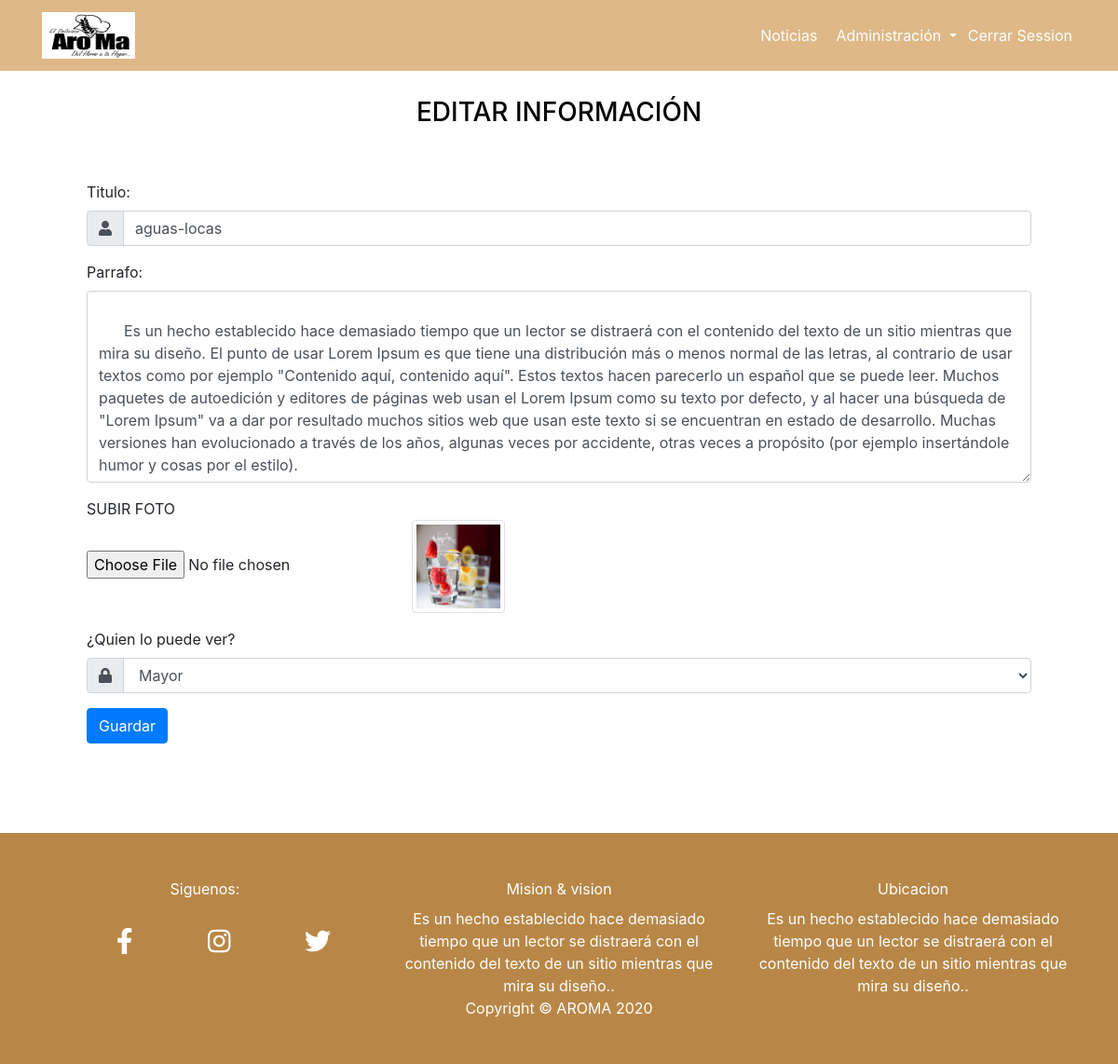
The page /index.php?page=edit-info&id=18 (signed in) on the database its author committed.
### tables this page shows
CREATE TABLE `info` (
  `id` int(11) NOT NULL,
  `titulo` text NOT NULL,
  `texto` text NOT NULL,
  `imagen` text NOT NULL,
  `rol` text NOT NULL
);

### controllers/templeteControlador.php (called while the page is built)
<?php
Class ControllerTemplete {
    public function ctrBingTemplete(){
        include "views/templete.php";
    }
}

### index.php (called while the page is built, shortened)
<?php
require_once "controllers/templeteControlador.php";
require_once "controllers/UsuarioControlador.php";
require_once "controllers/InformacionController.php";
require_once "controllers/NoticiaControlador.php";
require_once "models/ModeloInformacion.php";
$templete = new ControllerTemplete();
$templete-> ctrBingTemplete();

### controllers/InformacionController.php (called while the page is built, shortened)
<?php
class InformacionControlador {
static public function ctrMostarRegistroInfo( $item, $value){
    $table = "info";
    $result = ModeloInformacion::mdlMostrarRegistroInfo($table, $item, $value);
    return $result;
}
}

### models/conexion.php (called while the page is built)
<?php
class Connection {
    static public function connect(){
      $link = new PDO("mysql:host=localhost;
      dbname=panaderia",
      "root",
      "");
      $link ->exec("set names utf8");
      return $link;
    }
}

### models/ModeloInformacion.php (called while the page is built, shortened)
<?php
require_once "conexion.php";
class ModeloInformacion {
   static public function mdlMostrarRegistroInfo($table ,$item, $value){
    if($item != null){
			$stmt = Connection::connect()->prepare("SELECT * FROM $table WHERE $item = :$item");
			$stmt -> bindParam(":".$item, $value, PDO::PARAM_STR);
			$stmt -> execute();
			return $stmt -> fetch();
		}else{
			$stmt = Connection::connect()->prepare("SELECT * FROM $table ORDER by id DESC");
			$stmt -> execute();
			return $stmt -> fetchAll();
		}
  }
}

### views/pages/edit-info.php (the view, shortened to what this page needs)
<?php
  $info = InformacionControlador::ctrMostarRegistroInfo('id', $_GET['id']);
?>
<h3 class="text-center">Editar Información</h1>
  <form class="p-5  col-md-12" method="post" enctype="multipart/form-data">
    <div class="form-group">
      <label for="titulo">Titulo: </label>
      <div class="input-group">
        <div class="input-group-prepend">
          <span class="input-group-text"><i class="fa fa-user" aria-hidden="true"></i>
          </span>
        </div>
        <input type="text" name="titulo" id="titulo" class="form-control" required value="<?php echo $info["titulo"];?>">
      </div>
    </div>
    <div class="form-group">
      <label for="parrafo">Parrafo: </label>
      <div class="input-group">
        <textarea id="parrafo" name="parrafo" class="form-control" rows="8" cols="50">
        <?php echo $info["texto"];?>
      </textarea>
      </div>
    </div>
    <div class="form-group">
              <div class="panel">SUBIR FOTO</div>
              <input type="file" class="imagen" name="imagen">
              <img src="<?php echo $info["imagen"];?>" class="img-thumbnail previsualizar" width="100px">
      </div>
    <div class="form-group">
      <label for="rol">¿Quien lo puede ver?
      </label>
      <div class="input-group">
        <div class="input-group-prepend">
        <span class="input-group-text"> <i class="fa fa-lock"></i></span>
        </div>
        <select class="form-control input-lg" name="rol">
           <option value="<?php echo $info["rol"];?>" selected><?php echo $info["rol"]  == 'menor'  ? 'Menor' : 'Mayor' ?></option>
        </select>
      </div>
    </div>
        <button type="submit" class="btn btn-primary">Guardar</button>
    </form>

### views/css/estilos.css (style rules this page uses)
body { padding-top: 56px; }
h3 { text-align: justify; text-transform: uppercase; color: black; }

### rows shown on the page
info: titulo "aguas-locas", parrafo "Es un hecho establecido hace demasiado tiempo que un lector se distraerá con el contenido del texto de un sitio mientras que mira su diseño. El punto de usar Lorem Ipsum es que tiene una distribución más o menos normal de las letras, al contrario de usar textos como por ejemplo \"Contenido aquí, contenido aquí\". Estos textos hacen parecerlo un español que se puede leer. Muchos paquetes de autoedición y editores de páginas web usan el Lorem Ipsum como su texto por defecto, y al hacer una búsqueda de \"Lorem Ipsum\" va a dar por resultado muchos sitios web que usan este texto si se encuentran en estado de desarrollo. Muchas versiones han evolucionado a través de los años, algunas veces por…", imagen (picture), rol "Mayor"
